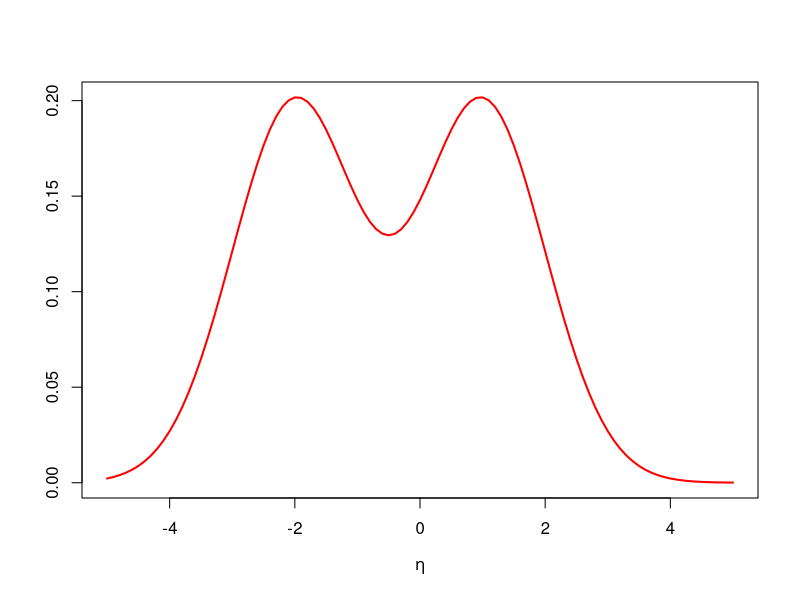
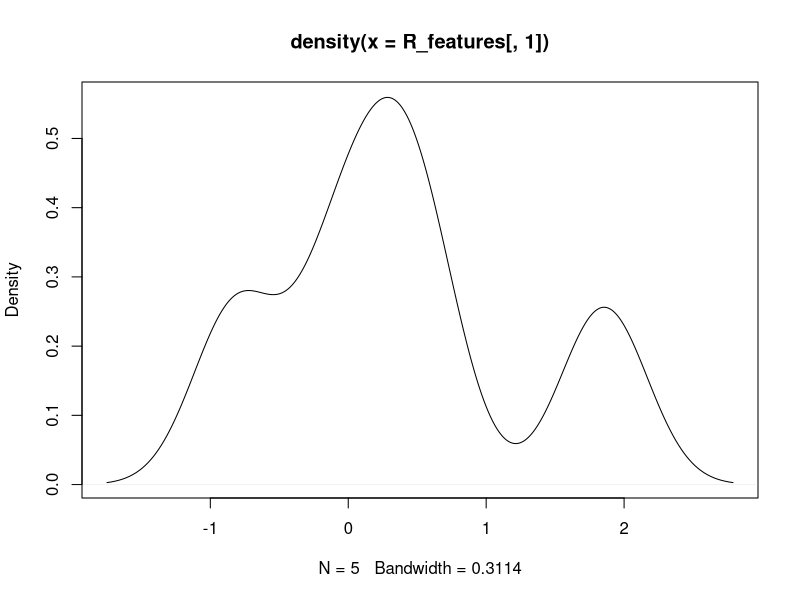
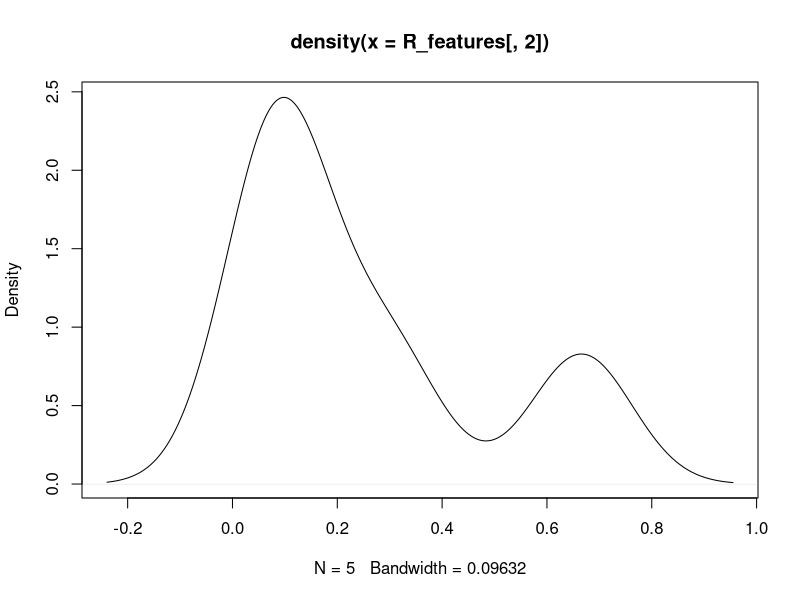
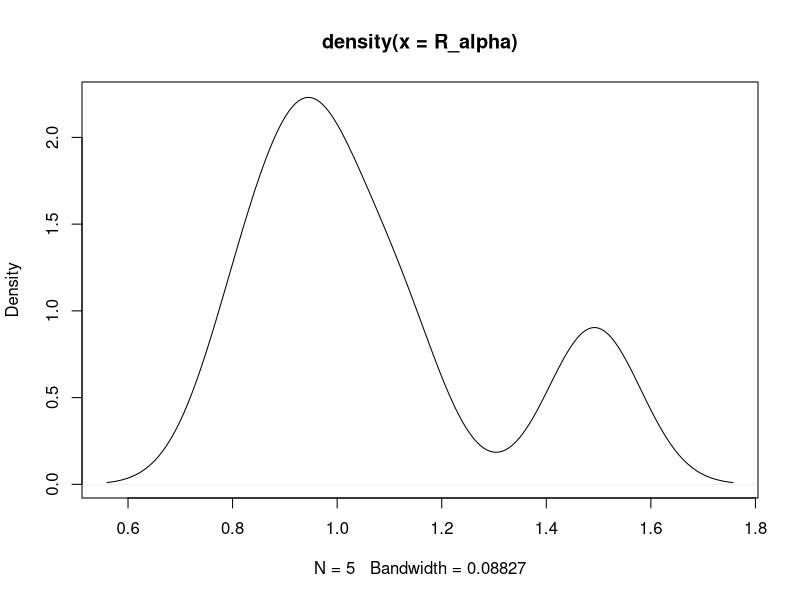
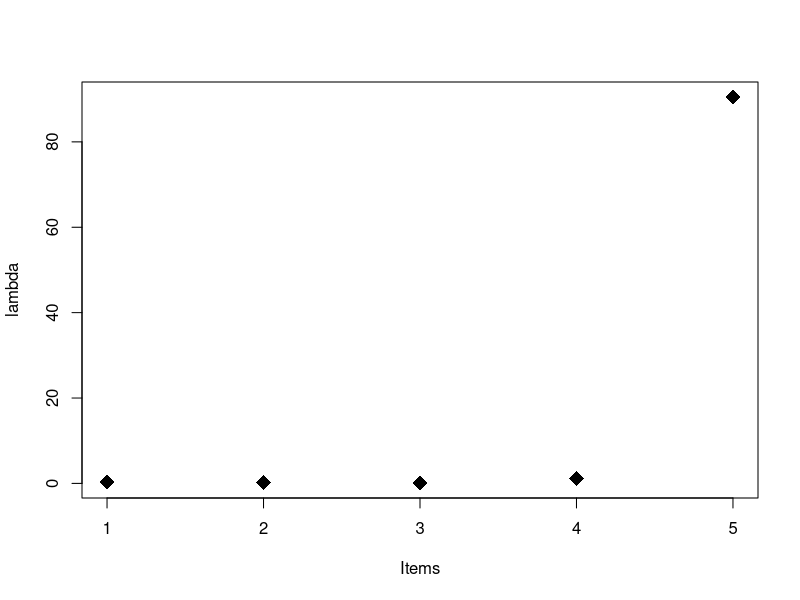
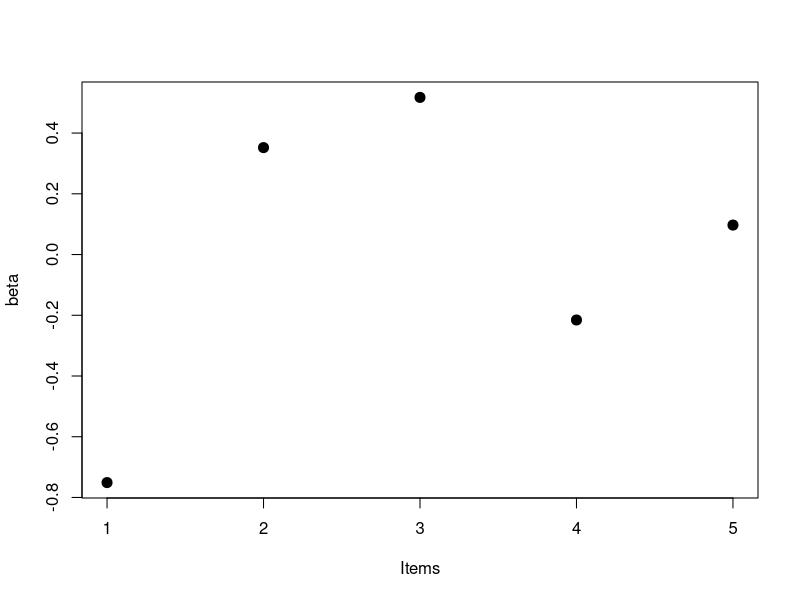
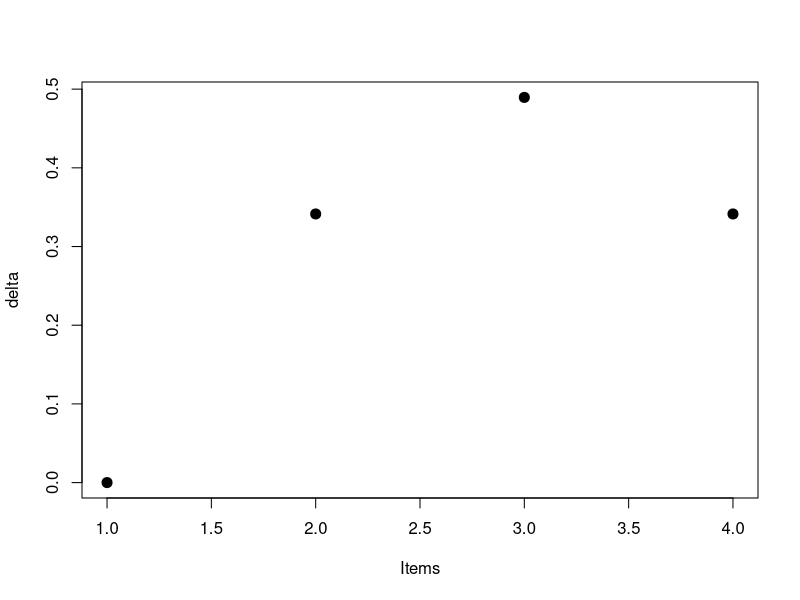

Write the R code that produced these figures, in order. (Note: this script raises an error after producing the figures.)
##############################################################################################
# https://github.com/salleuska/IRT_raters
# ------------------------------ DATA GENERATING PROCESS -------------------------------------
rm(list=ls())
library(MASS)

N               = 100 # Subjects sample size
I               = 5   # Number of items
R               = 5   # Number of raters
              
K               = 4   # Number of categories
C               = 1   # Number of students' clusters

sp              = 3     # number of subjects per rater
tot             = sp * N * I


# ------------------------------------------------------------------------------


generateData <- function( mu, sigma, c_p_s_s, N, R, tot, PPi, II, RRi, ARi, lambda, beta, delta, R_tau, R_alpha) {
  
  y              = matrix(0, nrow=tot, ncol=1)
  c_s            = matrix(0, nrow=R, ncol=1)
  eta            = matrix(0, nrow=R, ncol=1)
  pic            = matrix(0, nrow=tot, ncol=K)
  pi             = matrix(0, nrow=tot, ncol=K)
  ppi            = matrix(0, nrow=tot, ncol=K)
  
  # Subjects random allocation
  for(j in 1:N){
    c_s[j]      = sample(length(c_p_s_s), 1, prob=c_p_s_s)
    eta[j]      = rnorm(1, mu[c_s[j]], sqrt(sigma[c_s[j]]))
  }
  
  # Observations
  
  for ( n in 1:tot ) {
   
     if(ARi[n]==0){
      
      for(k in 1:K){
        pic[n,k]          <-  exp( R_alpha[RRi[n]] * lambda[II[n]] * (eta[PPi[n]] + beta[II[n]] + delta[k] + R_tau[RRi[n],1]  ) )   # Adjacent categories logits (Agresti, 2013, pp.309-310; Masters, 1982, p.158)
        pi[n,k]           <-  sum(pic[n,1:k])     
      }
      
    }else{
      
      for(k in 1:K){
        pic[n,k]          <-  exp( R_alpha[RRi[n]] * lambda[II[n]] * (eta[PPi[n]] + beta[II[n]] + delta[k] + R_tau[RRi[n],1] + R_tau[RRi[n],2]*eta[ARi[n]] ) )   # Adjacent categories logits (Agresti, 2013, pp.309-310; Masters, 1982, p.158)
        pi[n,k]           <-  sum(pic[n,1:k])     
      }
      
    }
    
    ppi[n,1:K]      <- pi[n,1:K]/sum(pi[n,1:K])
    
    y[n]   = sample(1:K,1,prob=ppi[n,1:K])
    
    }
  
  
  list(y=y, eta=eta, c_s=c_s, ppi=ppi)
}

################################################################################
################################################################################

# ------------ Subjects' Latent Ability Distribution ---------------------------
# Let's assign a distribution to the subjects' latent ability ??? 

Grid_s              = seq(-5, 5, len = 200)
mu                  = c(-2,1)
sigma               = c(1,1)
c_p_s_s             = c(0.5,0.5)
par(mfrow=c(1, 1))

# plot
curve(c_p_s_s[1]*dnorm(x,mu[1],sqrt(sigma[1])) 
      + c_p_s_s[2]*dnorm(x,mu[2],sqrt(sigma[2])),from=min(Grid_s),to=max(Grid_s),col="red",lwd=2,
      xlab=quote(eta),ylab="")

# ------------ Raters' Features Distribution ---------------------------
# Rater's features: systematic bias, autoregressive coefficient, consistency, respectively. 

Omega = rbind(               # Correlation matrix
              c(1, 0.2, 0.3),
              c(0.2, 1, 0.1),
              c(0.3, 0.1, 1))

sigma = c(1,0.3,0.2)            # standard deviations vector

Sigma = diag(sigma) %*% Omega %*% diag(sigma)

mu = rep(0, 3)               # MVN mean 

R_features   = mvrnorm( R, mu, Sigma) 

R_tau        = R_features[,1:2]
R_alpha      = exp(R_features[,3])

plot(density(R_features[,1])) # empirical distibution raters' systematic biases
plot(density(R_features[,2])) # empirical distibution raters' autoregressive parameter
plot(density(R_alpha)) # empirical distibution raters' consistency

# plot(tau[,1],tau[,2])

# ------------ Items' Parameters Distribution ---------------------------
lambda = rep(NA,I)
beta  = rep(NA,I)
delta = rep(NA,K)

lambda = rgamma(I,2,3)
beta   = rnorm(I,0,1)

lambda[I] = exp(-sum(log(lambda[1:(I-1)]))) #check it ???
beta[I]   = -sum(beta[1:(I-1)])


delta[2:K] = rgamma(2,1,3)
delta[1] = 0

plot(lambda,pch=18,cex=2,xlab="Items")
plot(beta,pch=20,cex=2,xlab="Items")
plot(delta,pch=20,cex=2,xlab="Items")
################################################################################
# Let's assign subcjets to raters 

Q_mat = matrix(0,N,R)   # maps the subjetcs into the raters
gg = rep(1/R,R)
for(j in 1:N){
  if(sp == R){
    ind          = 1:R 
  }else{
    ind          = sample(1:R,sp,replace = FALSE,prob = exp(gg)) 
  }
  
  Q_mat[j,ind] = 1
  
}
# Let's Check it out!

apply(Q_mat,2,sum)
apply(Q_mat,1,sum)==sp

# Let's create the vectors mapping the observations into: the students (PP), the items (II) and the raters (RR)
# We also map each student to the previous rated by the same rater, for the AutoRegressive path (AR)
PP  = which(Q_mat[,1]==1)
RR  = rep(1,length(PP))
AR  = c(0,which(Q_mat[,1]==1)[-length(which(Q_mat[,1]==1))])

for(i in 2:I){
  PP = c(PP,which(Q_mat[,i]==1)) 
  RR = c(RR,rep(i,length(which(Q_mat[,i]==1))))
  AR = c(AR,c(0,which(Q_mat[,i]==1)[-length(which(Q_mat[,i]==1))]))
}


# Let's Check them out!
length(which(PP==1))==sp
length(which(RR==1))==apply(Q_mat,2,sum)[1]
length(AR) == length(PP)

# Let's link them to the items IDs
PPi = rep(PP[1],I)
RRi = rep(RR[1],I)
ARi = rep(AR[1],I)

for(n in 2:length(PP)){
  PPi = c(PPi, rep(PP[n],I))
  RRi = c(RRi, rep(RR[n],I))
  ARi = c(ARi, rep(AR[n],I))
}
II = rep(1:I,length(PP))

length(II)==length(PPi)
length(II)==length(ARi)
# Let's take a look
(cbind(II,PPi,RRi,ARi))[1:20,]

################################################################################



Data = generateData(mu,sigma ,c_p_s_s, N, 
                    R, length(PPi), PPi, II, RRi, ARi, 
                    lambda, beta, delta, R_features[,1:2],R_alpha) 

plot(density(Data$eta))






